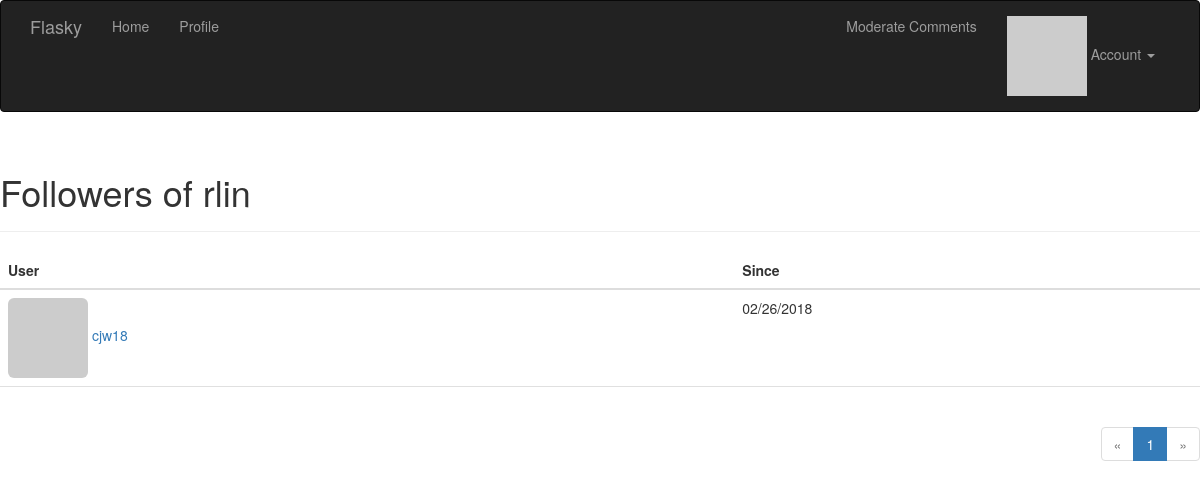
The app's page /followers/rlin (signed in) with its own data.
### app/models.py (models this page shows, shortened)
class User(UserMixin, db.Model):
    __tablename__ = 'users'
    id = db.Column(db.Integer, primary_key=True)
    email = db.Column(db.String(64), unique=True, index=True)
    username = db.Column(db.String(64), unique=True, index=True)
    role_id = db.Column(db.Integer, db.ForeignKey('roles.id'))
    password_hash = db.Column(db.String(128))
    confirmed = db.Column(db.Boolean, default=False)
    name = db.Column(db.String(64))
    location = db.Column(db.String(64))
    about_me = db.Column(db.Text())
    member_since = db.Column(db.DateTime(), default=datetime.utcnow)
    last_seen = db.Column(db.DateTime(), default=datetime.utcnow)
    avatar_hash = db.Column(db.String(32))
    posts = db.relationship('Post', backref='author', lazy='dynamic')
    followed = db.relationship('Follow',  # 被关注者
                               foreign_keys=[Follow.follower_id],
                               backref=db.backref('follower', lazy='joined'),
                               lazy='dynamic',
                               cascade='all, delete-orphan')
    followers = db.relationship('Follow',  # 关注者
                                foreign_keys=[Follow.followed_id],
                                backref=db.backref('followed', lazy='joined'),
                                lazy='dynamic',
                                cascade='all, delete-orphan')
    comments = db.relationship('Comment', backref='author', lazy='dynamic')
    def can(self, perm):
        r = self.role is not None and \
            (self.role.permissions & perm) == perm  # and self.role.has_permission(perm)
        return r
    def ping(self):
        self.last_seen = datetime.utcnow()
        db.session.add(self)
    def gravatar_hash(self):
        return hashlib.md5(self.email.lower().encode('utf-8')).hexdigest()
    def gravatar(self, size=100, default='identicon', rating='g'):
        url = 'https://secure.gravatar.com/avatar'
        hash = self.avatar_hash or self.gravatar_hash()
        return '{url}/{hash}?s={size}&d={default}&r={rating}'.format(
            url=url, hash=hash, size=size, default=default, rating=rating)
    @property
    def password(self):
        raise AttributeError('password is not a readable attribute')

class Follow(db.Model):
    __tablename__ = 'follows'
    follower_id = db.Column(db.Integer, db.ForeignKey('users.id'),
                            primary_key=True)
    followed_id = db.Column(db.Integer, db.ForeignKey('users.id'),
                            primary_key=True)
    timestamp = db.Column(db.DateTime, default=datetime.utcnow)

### app/main/views.py (the view)
@main.route('/followers/<username>')
def followers(username):
    user = User.query.filter_by(username=username).first()
    if user is None:
        flash('Invalid user.')
        return redirect(url_for('.index'))
    page = request.args.get('page', 1, type=int)
    pagination = user.followers.paginate(
        page, per_page=current_app.config['FLASKY_FOLLOWERS_PER_PAGE'],
        error_out=False)
    follows = [{'user': item.follower, 'timestamp': item.timestamp}
               for item in pagination.items]
    return render_template('followers.html', user=user, title="Followers of",
                           endpoint='.followers', pagination=pagination,
                           follows=follows)

### app/auth/views.py (called while the page is built)
@auth.before_app_request  # 在before_app_request处理程序中过滤未确认的账户
def before_request():
    if current_user.is_authenticated:
        current_user.ping()  # 刷新用户的最后访问时间
        if not current_user.confirmed \
                and request.endpoint \
                and request.blueprint != 'auth' \
                and request.endpoint != 'static':
            return redirect(url_for('auth.unconfirmed'))

### app/main/__init__.py (called while the page is built)
@main.app_context_processor
def inject_permissions():
    return dict(Permission=Permission)

### app/main/views.py (called while the page is built)
@main.after_app_request
def after_request(response):
    for query in get_debug_queries():
        if query.duration >= current_app.config['FLASKY_SLOW_DB_QUERY_TIME']:
            current_app.logger.warning(
                'Slow query: %s\nParameters: %s\nDuration: %fs\nContext: %s\n'
                % (query.statement, query.parameters, query.duration,
                   query.context))
    return response

### app/models.py (called while the page is built)
@login_manager.user_loader
def load_user(user_id):
    return User.query.get(int(user_id))

### app/templates/followers.html (shortened to what this page needs)
{% extends "base.html" %}
{% import "_macros.html" as macros %}
{% block page_content %}
    <div class="page-header">
        <h1>{{ title }} {{ user.username }}</h1>
    </div>
    <table class="table table-hover followers">
        <thead>
        <tr>
            <th>User</th>
            <th>Since</th>
        </tr>
        </thead>
        {% for follow in follows %}
            {% if follow.user != user %}
                <tr>
                    <td>
                        <a href="{{ url_for('.user', username = follow.user.username) }}">
                            <img class="img-rounded" src="{{ follow.user.gravatar(size=32) }}">
                            {{ follow.user.username }}
                        </a>
                    </td>
                    <td>{{ moment(follow.timestamp).format('L') }}</td>
                </tr>
            {% endif %}
        {% endfor %}
    </table>
    <div class="pagination">
        {{ macros.pagination_widget(pagination, endpoint, username = user.username) }}
    </div>
{% endblock %}

### app/static/styles.css (style rules this page uses)
div.pagination { width: 100%; text-align: right; padding: 0px; margin: 0px; }
.table.followers tr { border-bottom: 1px solid #e0e0e0; }

### records on screen
User: username "rlin"
User: user.username "cjw18"
Follow: timestamp "02/26/2018"

### other values on screen
{{ title }} "Followers of"
{{ p }} "1"
